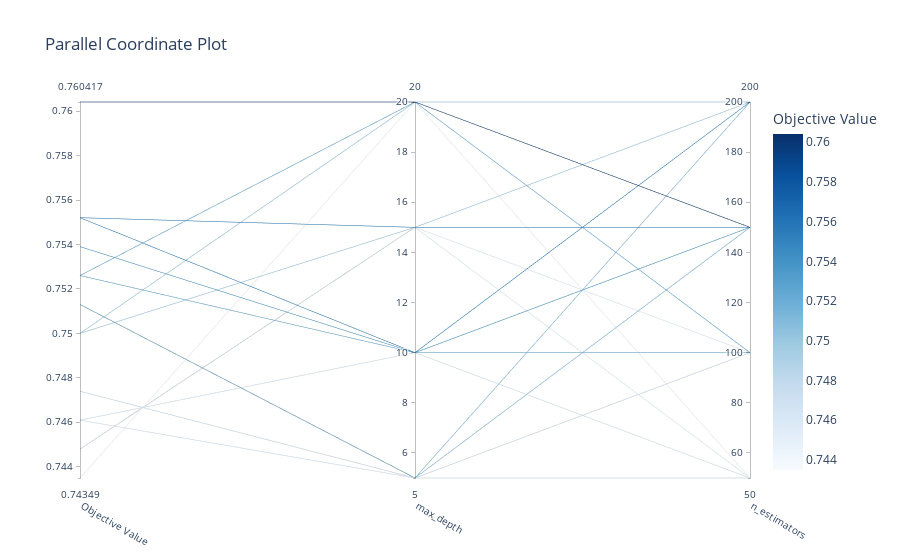

Write notebook code for a chart like this one.
### Code cell
plot_parallel_coordinate(study)

### Figure 1 — Plotly figure (JSON) as saved in the notebook; plotly's stock layout.template omitted (floating-point values rounded to 4 significant figures)
{"data": [{"dimensions": [{"label": "Objective Value", "range": [0.7435, 0.7604], "values": [0.7474, 0.7539, 0.7448, 0.7448, 0.7526, 0.7461, 0.7513, 0.7604, 0.7552, 0.7552, 0.75, 0.75, 0.7513, 0.7461, 0.7526, 0.7435]}, {"label": "max_depth", "range": [5, 20], "values": [5, 10, 15, 15, 20, 10, 5, 20, 15, 10, 20, 15, 5, 5, 10, 20]}, {"label": "n_estimators", "range": [50, 200], "values": [100, 150, 50, 100, 100, 50, 150, 150, 150, 200, 200, 200, 200, 50, 100, 50]}], "labelangle": 30, "labelside": "bottom", "line": {"color": [0.7474, 0.7539, 0.7448, 0.7448, 0.7526, 0.7461, 0.7513, 0.7604, 0.7552, 0.7552, 0.75, 0.75, 0.7513, 0.7461, 0.7526, 0.7435], "colorbar": {"title": {"text": "Objective Value"}}, "colorscale": [[0, "rgb(247,251,255)"], [0.125, "rgb(222,235,247)"], [0.25, "rgb(198,219,239)"], [0.375, "rgb(158,202,225)"], [0.5, "rgb(107,174,214)"], [0.625, "rgb(66,146,198)"], [0.75, "rgb(33,113,181)"], [0.875, "rgb(8,81,156)"], [1, "rgb(8,48,107)"]], "reversescale": false, "showscale": true}, "type": "parcoords"}], "layout": {"title": {"text": "Parallel Coordinate Plot"}}}
